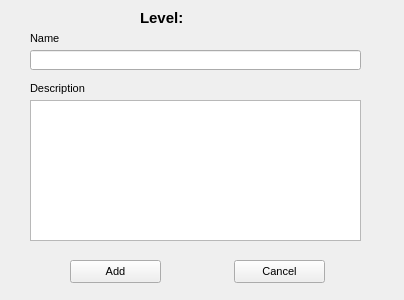
<?xml version="1.0" encoding="UTF-8"?>
<ui version="4.0">
 <class>spell_edit_form</class>
 <widget class="QWidget" name="spell_edit_form">
  <property name="geometry">
   <rect>
    <x>0</x>
    <y>0</y>
    <width>404</width>
    <height>300</height>
   </rect>
  </property>
  <property name="font">
   <font>
    <pointsize>8</pointsize>
   </font>
  </property>
  <property name="windowTitle">
   <string>Form</string>
  </property>
  <widget class="QLabel" name="label">
   <property name="geometry">
    <rect>
     <x>30</x>
     <y>30</y>
     <width>71</width>
     <height>16</height>
    </rect>
   </property>
   <property name="text">
    <string>Name</string>
   </property>
  </widget>
  <widget class="QLabel" name="label_2">
   <property name="geometry">
    <rect>
     <x>30</x>
     <y>80</y>
     <width>91</width>
     <height>16</height>
    </rect>
   </property>
   <property name="text">
    <string>Description</string>
   </property>
  </widget>
  <widget class="QLineEdit" name="spell_name">
   <property name="geometry">
    <rect>
     <x>30</x>
     <y>50</y>
     <width>331</width>
     <height>20</height>
    </rect>
   </property>
  </widget>
  <widget class="QTextEdit" name="spell_description">
   <property name="geometry">
    <rect>
     <x>30</x>
     <y>100</y>
     <width>331</width>
     <height>141</height>
    </rect>
   </property>
  </widget>
  <widget class="QPushButton" name="add_button">
   <property name="geometry">
    <rect>
     <x>70</x>
     <y>260</y>
     <width>91</width>
     <height>23</height>
    </rect>
   </property>
   <property name="text">
    <string>Add</string>
   </property>
  </widget>
  <widget class="QPushButton" name="cancel_button">
   <property name="geometry">
    <rect>
     <x>234</x>
     <y>260</y>
     <width>91</width>
     <height>23</height>
    </rect>
   </property>
   <property name="text">
    <string>Cancel</string>
   </property>
  </widget>
  <widget class="QLabel" name="label_3">
   <property name="geometry">
    <rect>
     <x>140</x>
     <y>10</y>
     <width>71</width>
     <height>16</height>
    </rect>
   </property>
   <property name="font">
    <font>
     <pointsize>11</pointsize>
     <weight>75</weight>
     <bold>true</bold>
    </font>
   </property>
   <property name="text">
    <string>Level:</string>
   </property>
  </widget>
  <widget class="QLabel" name="level_label">
   <property name="geometry">
    <rect>
     <x>200</x>
     <y>10</y>
     <width>131</width>
     <height>16</height>
    </rect>
   </property>
   <property name="font">
    <font>
     <pointsize>11</pointsize>
     <weight>75</weight>
     <bold>true</bold>
    </font>
   </property>
   <property name="text">
    <string/>
   </property>
  </widget>
 </widget>
 <resources/>
 <connections/>
</ui>
